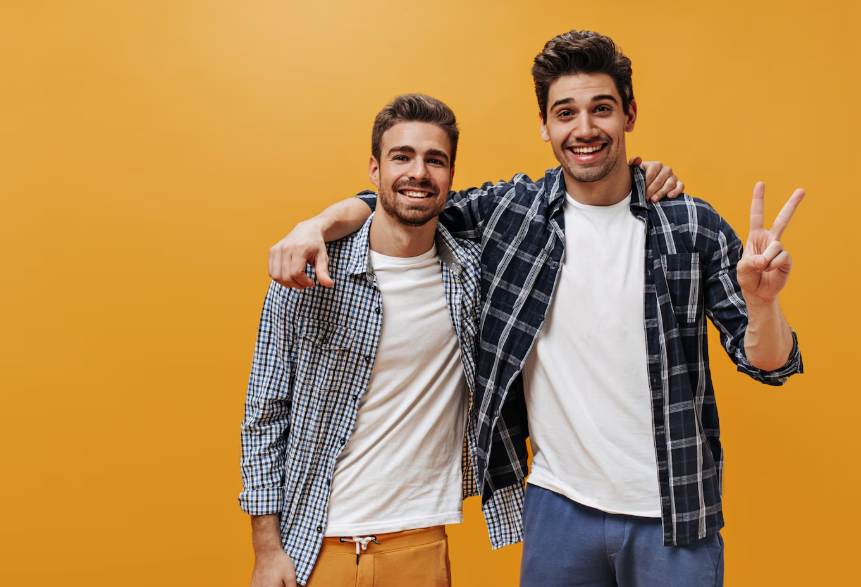
#> input picture open cv/image_boys.png, 861 x 587 px
$ python app.py
#> lines starting #> are read from the running program, lines starting #| are printed output that depends on the picture; after the words box and inside, x2 and y2 are one past the last pixel; in counts of white or black regions, pixels touching at a corner belong together
"""
Advanced OpenCV Hands-On Applications
For Participants – Practical Computer Vision Exercises
"""

import cv2
import numpy as np

# -------------------------------------------
# 1️⃣ Read and Display Image
# -------------------------------------------
image = cv2.imread("image_boys.png")
#> image is the input picture: shape (587, 861, 3); mean B, G, R 80.7, 141, 184.2

if image is None:
    print("Error: Image not found.")
    exit()

cv2.imshow("Original Image", image)
cv2.waitKey(0)


# -------------------------------------------
# 2️⃣ Convert to Grayscale
# Use Case: Preprocessing for Face Detection / OCR
# -------------------------------------------
gray = cv2.cvtColor(image, cv2.COLOR_BGR2GRAY)
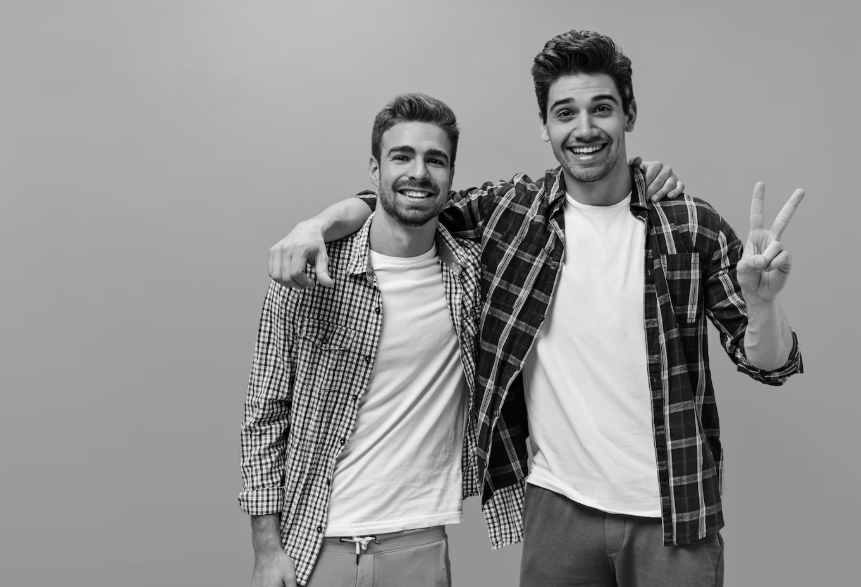
#> gray: shape (587, 861); min 0, max 248, mean 147.1
cv2.imshow("Grayscale Image", gray)
cv2.waitKey(0)


# -------------------------------------------
# 3️⃣ Edge Detection (Canny)
# Use Case: Object Boundary Detection
# -------------------------------------------
edges = cv2.Canny(gray, 100, 200)
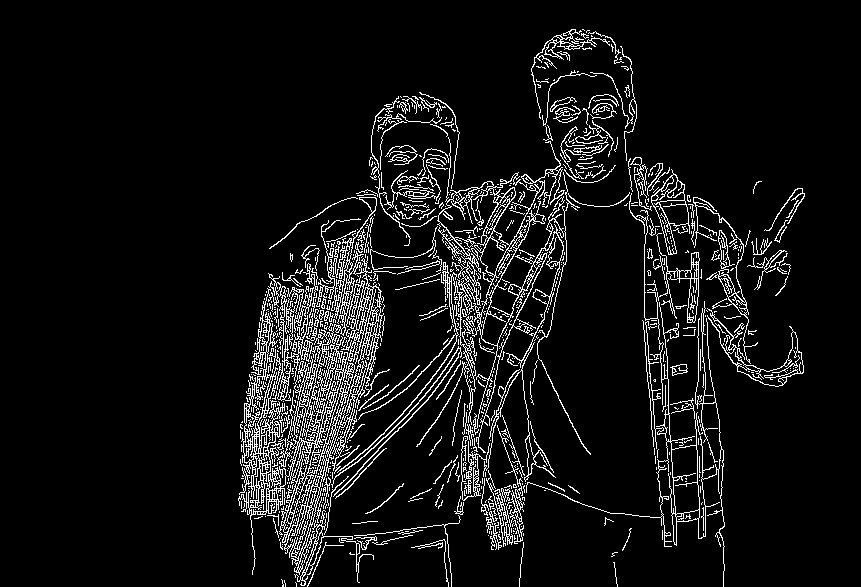
#> edges: shape (587, 861); 7.4% white in thin lines or dots, all inside (x1, y1, x2, y2) = (238, 29, 805, 587)
cv2.imshow("Edge Detection", edges)
cv2.waitKey(0)


# -------------------------------------------
# 4️⃣ Face Detection (Haar Cascade)
# Use Case: Attendance System / Security
# -------------------------------------------
face_cascade = cv2.CascadeClassifier(
    cv2.data.haarcascades + "haarcascade_frontalface_default.xml"
)

faces = face_cascade.detectMultiScale(gray, 1.3, 5)
#> faces = [[529, 68, 110, 110], [367, 119, 99, 99]]

for (x, y, w, h) in faces:
    cv2.rectangle(image, (x, y), (x + w, y + h), (0, 255, 0), 2)
#> this loop made 2 passes
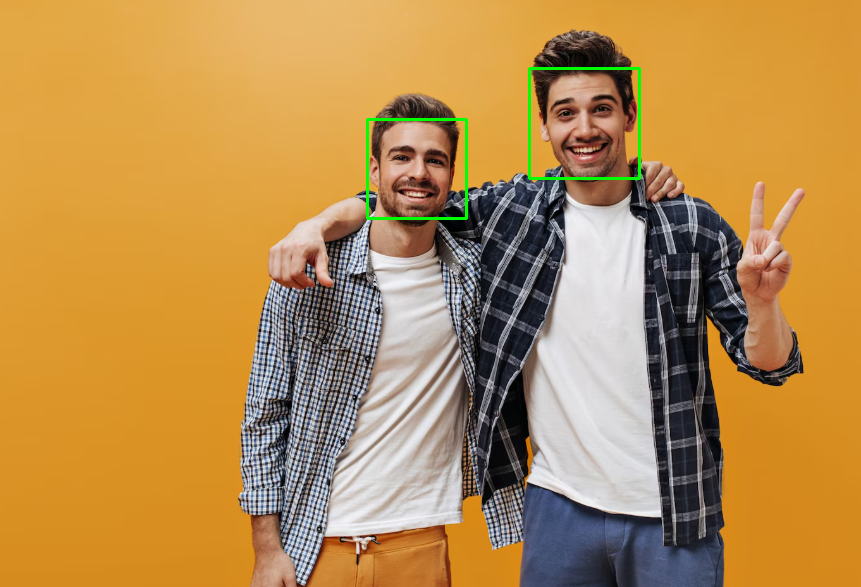
#> image: shape (587, 861, 3); 0.49% of pixels changed, all inside (x1, y1, x2, y2) = (366, 67, 641, 220)

cv2.imshow("Face Detection", image)
cv2.waitKey(0)


# -------------------------------------------
# 5️⃣ Color Detection (Detect Red Objects)
# Use Case: Traffic Signal Detection / Object Tracking
# -------------------------------------------
hsv = cv2.cvtColor(image, cv2.COLOR_BGR2HSV)
#> hsv: shape (587, 861, 3); mean H, S, V 42.4, 139.6, 187.8

lower_red = np.array([0, 120, 70])
upper_red = np.array([10, 255, 255])

mask = cv2.inRange(hsv, lower_red, upper_red)
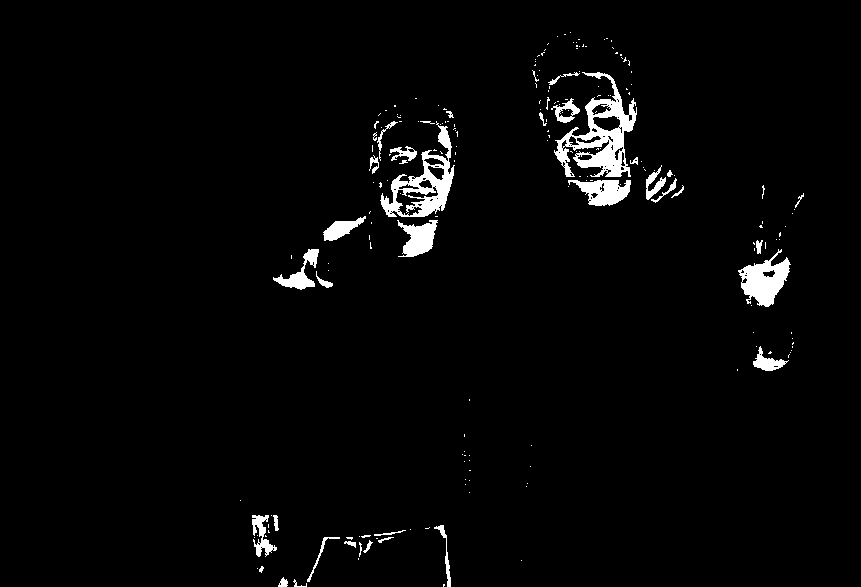
#> mask: shape (587, 861); 2.7% white; 207 white regions (167 under 20 px), largest, box (x1, y1, x2, y2) and area: (554, 72, 637, 177) 3131, (380, 121, 455, 217) 2284, (738, 249, 791, 307) 1550
result = cv2.bitwise_and(image, image, mask=mask)
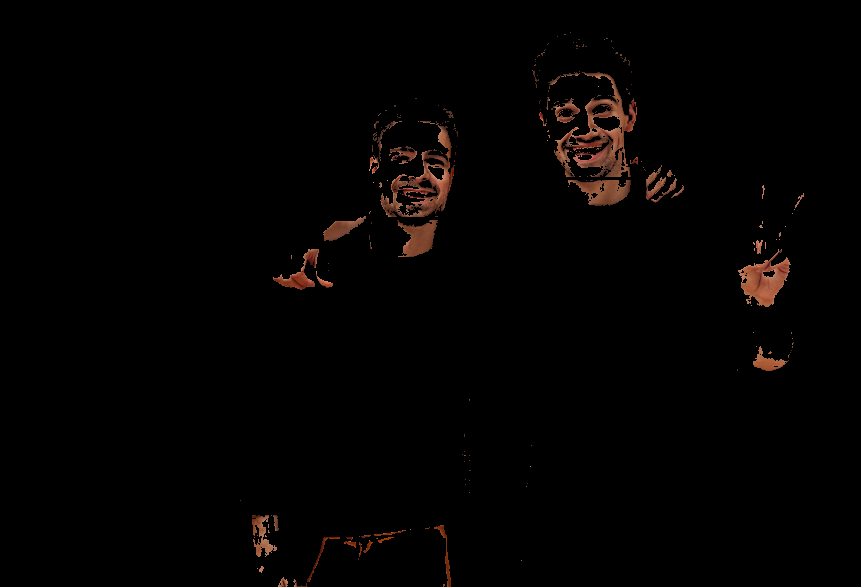
#> result: shape (587, 861, 3); mean B, G, R 1.4, 2.1, 3.7

cv2.imshow("Red Color Detection", result)
cv2.waitKey(0)
cv2.destroyAllWindows()

$ run again, with open cv/lots_of_people.jpg saved as open cv/image_boys.png
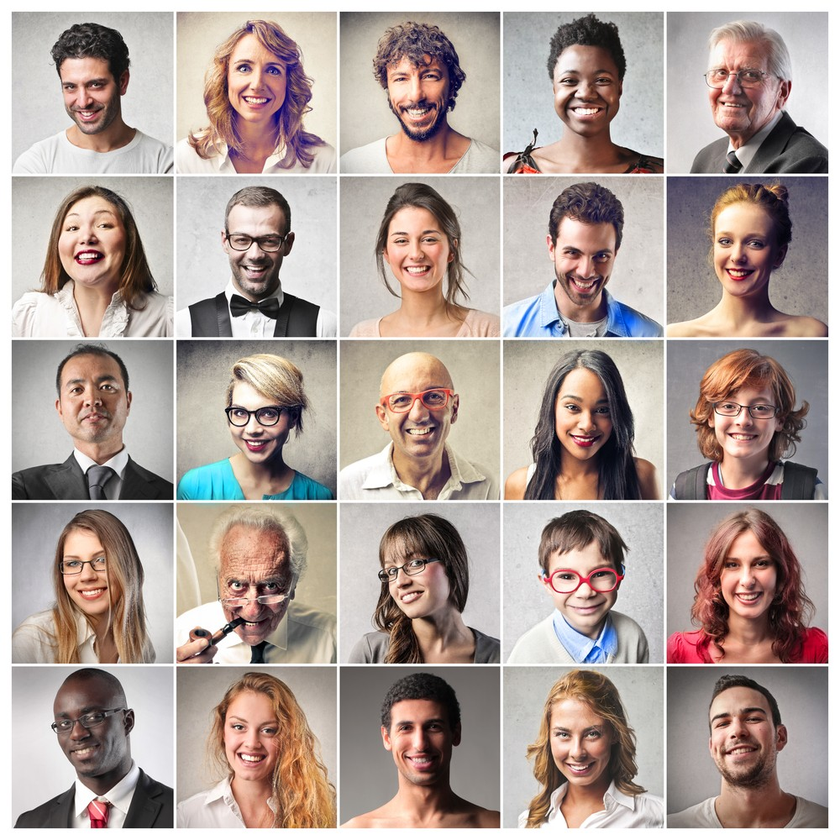
#> input picture open cv/lots_of_people.jpg, 840 x 840 px, shrunk from 1000 x 1000 before the run
#> image is the input picture: shape (840, 840, 3); mean B, G, R 152.5, 158.7, 174
#> `edges = cv2.Canny(gray, 100, 200)`:
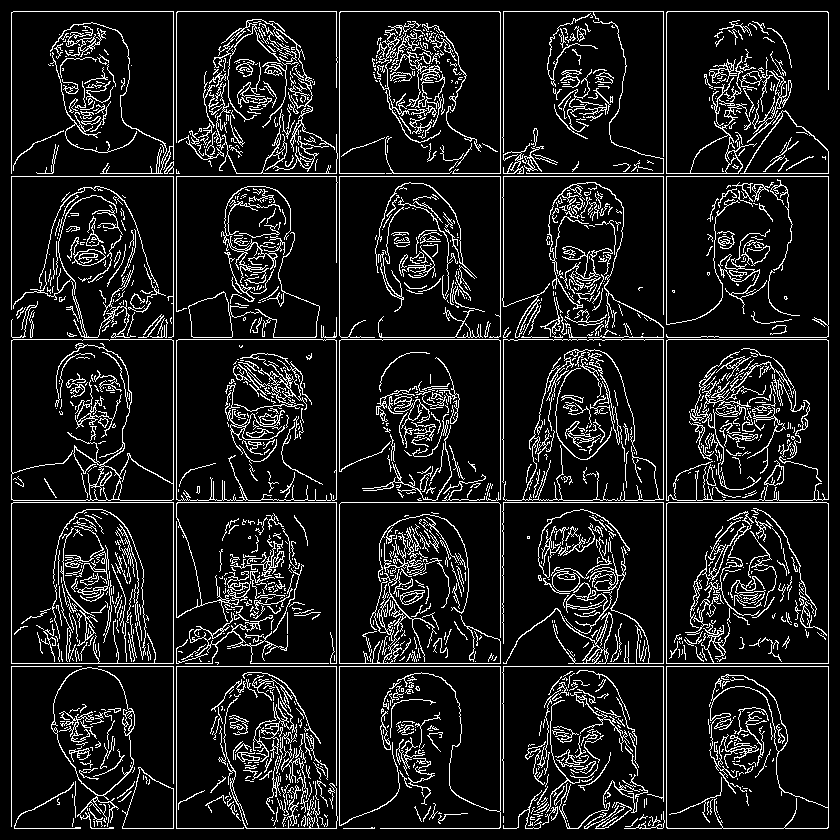
#> edges: shape (840, 840); 11.2% white in thin lines or dots
#> faces = 20 rows, first 6: [48, 58, 73, 73], [378, 211, 72, 72], [381, 370, 75, 75], [216, 384, 77, 77], [53, 535, 68, 68], [712, 538, 72, 72]
#> the loop `for (x, y, w, h) in faces:` made 20 passes
#> hsv: shape (840, 840, 3); mean H, S, V 40.8, 49.4, 178.6
#> mask: shape (840, 840); 3.8% white; 1029 white regions (880 under 20 px), largest, box (x1, y1, x2, y2) and area: (690, 350, 768, 463) 1920, (739, 777, 793, 828) 1553, (694, 557, 753, 662) 1442
#> `result = cv2.bitwise_and(image, image, mask=mask)`:
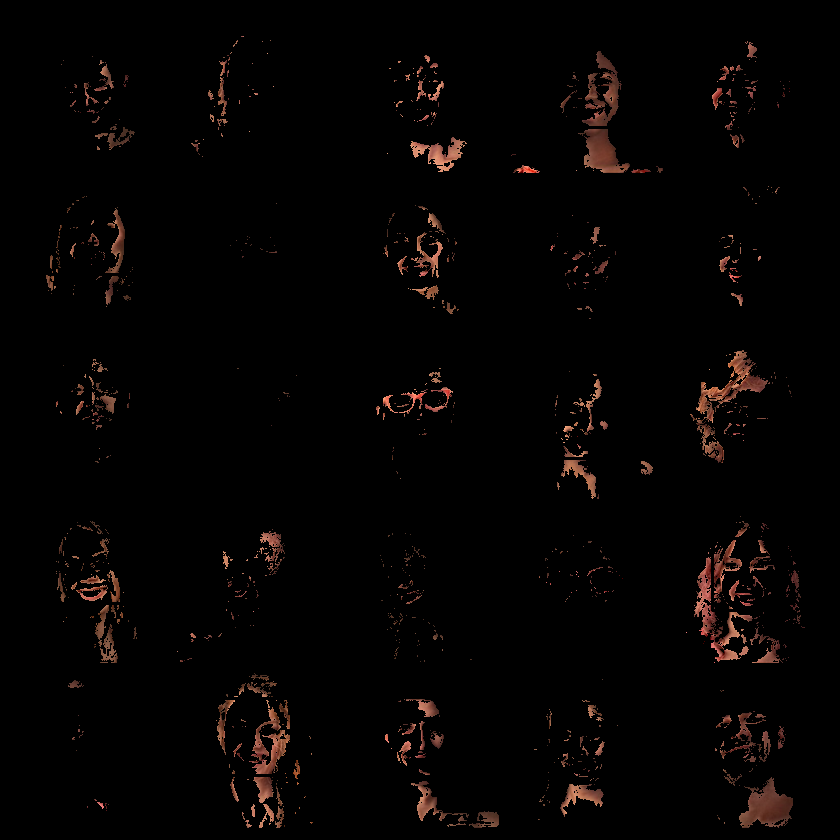
#> result: shape (840, 840, 3); mean B, G, R 2.3, 2.9, 5.1
